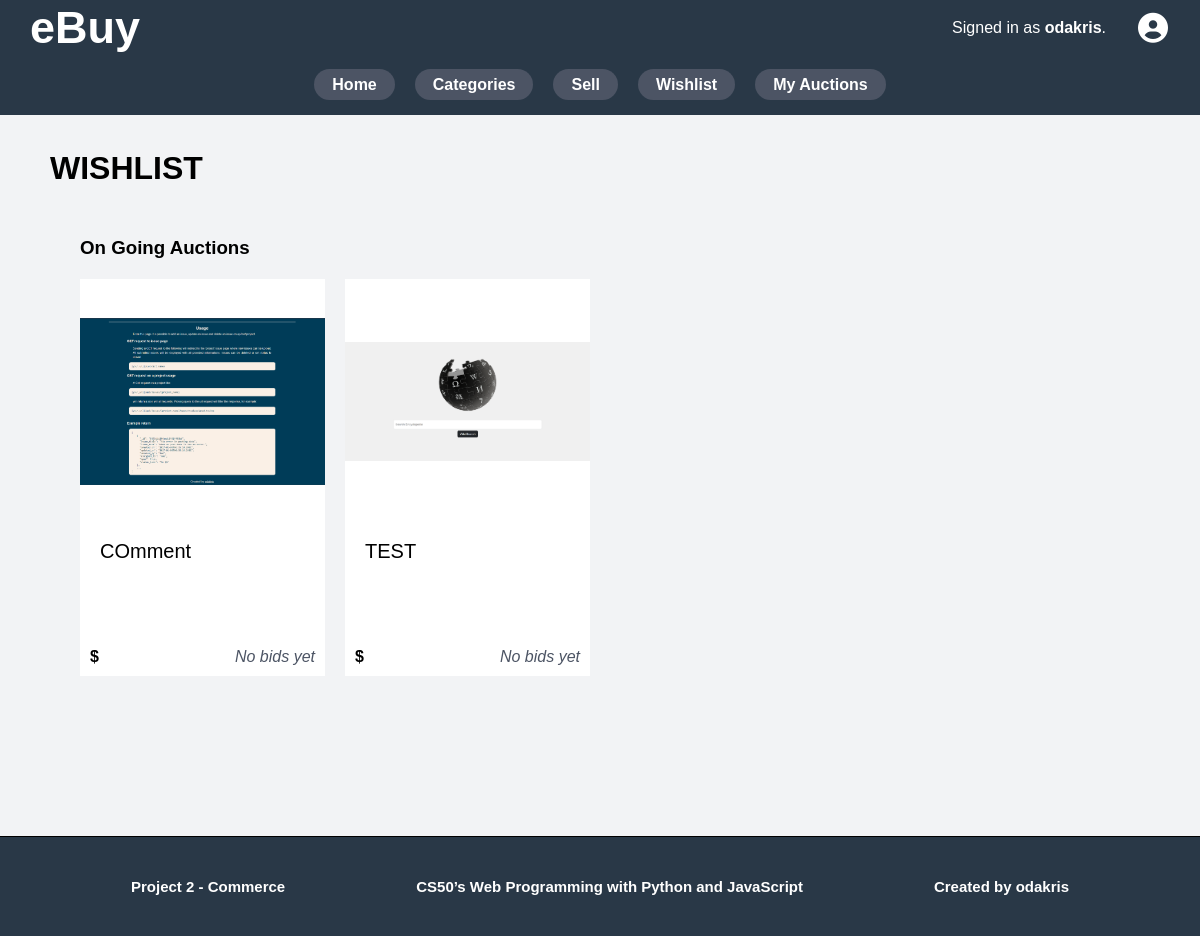
/wishlist/ (signed in), run on an earlier commit of the app's database.
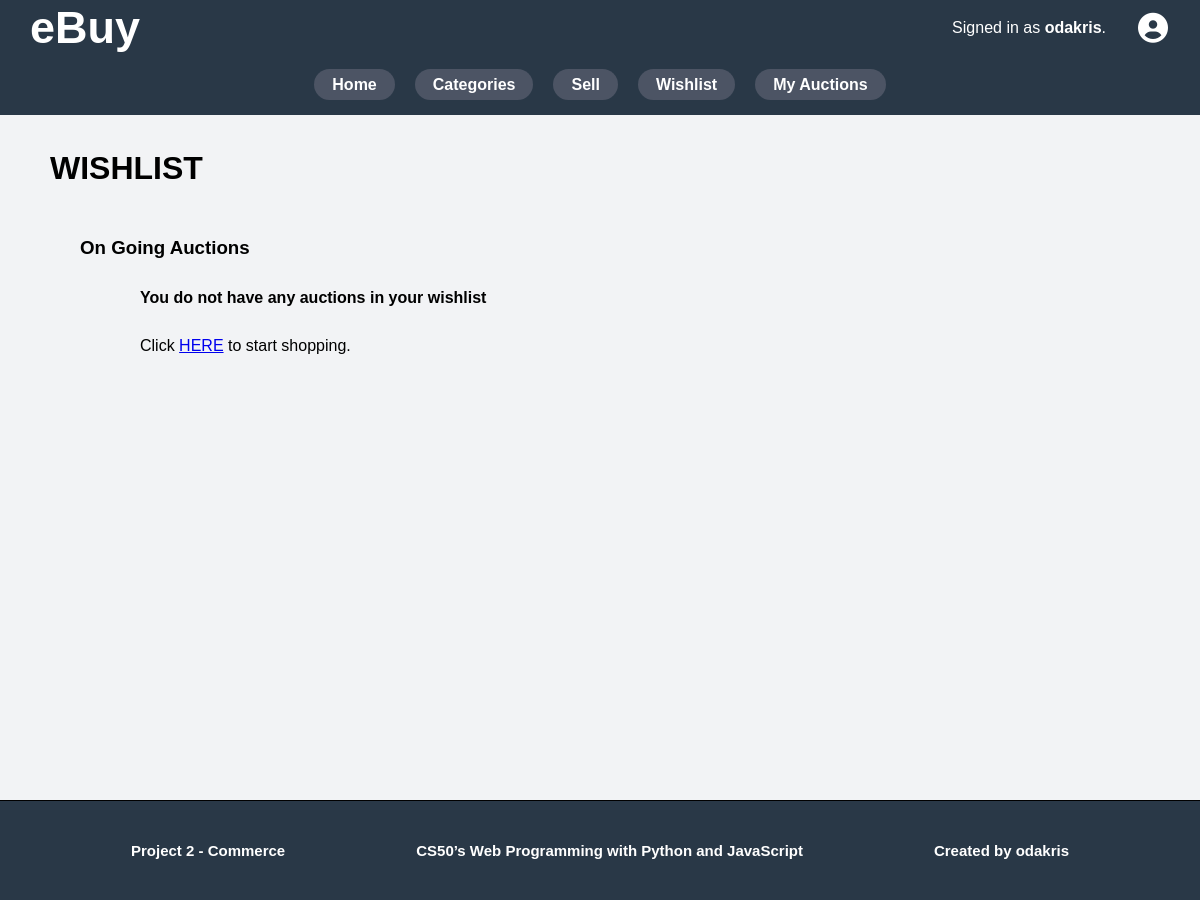
And on a later commit of the database.
### auctions/models.py (models this page shows, shortened)
class ImagesUpload(models.Model):
    seller = models.ForeignKey(User, on_delete=models.CASCADE, related_name="seller_img")
    auction = models.ForeignKey(Auction, on_delete=models.CASCADE, related_name="auction_img", null=True)
    upload = models.FileField(upload_to=utils.user_directory_path, null=True)

class Wishlist(models.Model):
    user = models.ForeignKey(User, on_delete=models.CASCADE, related_name="wishlist_user")
    auction = models.ForeignKey(Auction, on_delete=models.CASCADE, related_name="wishlist_auction")
    wishlist_date = models.DateTimeField(auto_now_add=True, null=True)
    class Meta:
        ordering = ["wishlist_date"]

class Auction(models.Model):
    seller = models.ForeignKey(User, on_delete=models.CASCADE, related_name="seller")
    title = models.CharField(max_length=32)
    category = models.ForeignKey(Category, on_delete=models.CASCADE, related_name="category")
    description = models.TextField(max_length=1200)
    creation_date = models.DateTimeField(auto_now_add=True, null=True)
    start_bid = models.DecimalField(max_digits=10, decimal_places=2, null=True)
    bid = models.DecimalField(default=0.00, max_digits=10, decimal_places=2, null=True)
    bid_counter = models.IntegerField(default=0)
    active = models.BooleanField(default=True)
    close_date = models.DateTimeField(auto_now_add=True, null=True)
    winner = models.ForeignKey(User, on_delete=models.CASCADE, blank=True, null=True, related_name="auction_winner")
    class Meta:
        ordering = ["creation_date"]

### auctions/views.py (the view)
# urls.py: path("wishlist/", views.wishlist, name="wishlist"),
def wishlist(request):
    on_going_wishlist = Wishlist.objects.filter(Q(user=request.user) & Q(auction__active=True))
    won_wishlist = Wishlist.objects.filter(Q(user=request.user) & Q(auction__active=False) & Q(auction__winner=request.user))
    lost_wishlist = Wishlist.objects.filter(Q(user=request.user) & Q(auction__active=False) & ~Q(auction__winner=request.user))
    images = getFirstImage(ImagesUpload.objects.all())
    return render(request, "auctions/wishlist.html", {
        "ongoing": on_going_wishlist,
        "won": won_wishlist,
        "lost": lost_wishlist,
        "images": images
    })

### auctions/utils.py (called while the page is built)
def getFirstImage(allImages):
    images = []
    auction_pk = []
    for img_item in allImages:
        if img_item.auction.pk not in auction_pk:
                images.append(img_item)
                auction_pk.append(img_item.auction.pk)
    return images

### auctions/templates/auctions/wishlist.html (shortened to what this page needs)
{% extends "auctions/layout.html" %}
{% block body %}
<div class="wishlist-container">
    <h1>WISHLIST</h1>
    <div class="wishlist">
        {% if ongoing %}
        <h3>On Going Auctions</h3>
        <div class="items-container">
            {% for item in ongoing %}
            {% with item.auction as auction %}
            {% include "./item.html" %}
            {% endwith %}
            {% endfor %}
        </div>
        {% else %}
        <h3>On Going Auctions</h3>
        <div class="no-items">
            <h4>You do not have any auctions in your wishlist</h4>
            <p>Click <a href="{% url 'auctions:sell' %}">HERE</a> to start shopping.</p>
        </div>
        {% endif %}
    </div>
    <div class="wishlist">
    </div>
    <div class="wishlist">
    </div>
</div>
{% endblock %}

### auctions/templates/auctions/item.html
<a href="{% url 'auctions:auction' auction.pk %}">
    <div id="{{ auction.pk }}" class="item flex">
        <div class="item-img">
            {% for image in images %}
            {% if image.auction.pk == auction.pk %}
            <img src="{{ image.upload.url }}">
            {% endif %}
            {% endfor %}
        </div>
        <div class="item-details">
            <p class="item-title">{{ auction.title }}</p>
            <div class="item-price flex">
                {% if auction.bid_counter == 0 %}
                <p>{{ auction.start_bid|floatformat:2 }} $</p>
                <p>No bids yet</p>
                {% elif auction.bid_counter == 1 %}
                <p>{{ auction.bid|floatformat:2 }} $</p>
                <p>{{ auction.bid_counter }} bid</p>
                {% else %}
                <p>{{ auction.bid|floatformat:2 }} $</p>
                <p>{{ auction.bid_counter }} bids</p>
                {% endif %}
            </div>
        </div>
    </div>
</a>

What changed in the data, as far as the page shows it:
removed Wishlist: auction "COmment"
removed ImagesUpload: upload (picture), shown under "COmment"
removed Wishlist: auction "TEST"
removed ImagesUpload: upload (picture), shown under "TEST"
Also different on the page:
text now shown: "You do not have any auctions in your wishlist Click HERE to start shopping."
